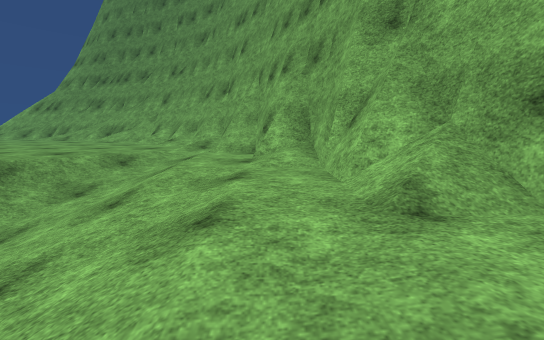
view 1 (above)

16 first-person views from a walk through a 3-D level made in the Unity game engine. The camera is 1.4 m above the floor, tilts 6° down and sees 90° across. The floor is counted in squares, 2 m on a side. Each view is taken from the middle of a square. On the plan, view 1 faces up. The plan holds only what a view shows up to about 9 squares ahead; the rest is blank. The place goes on beyond the plan. The player is left out. Surface patterns are stand-ins for the level's own textures.

view 2
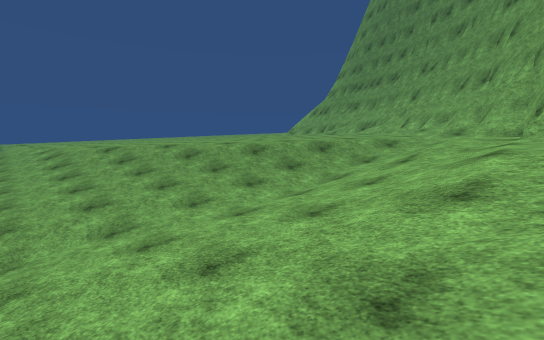

view 3
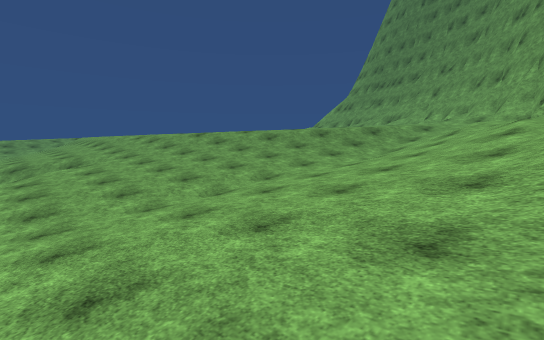

view 4
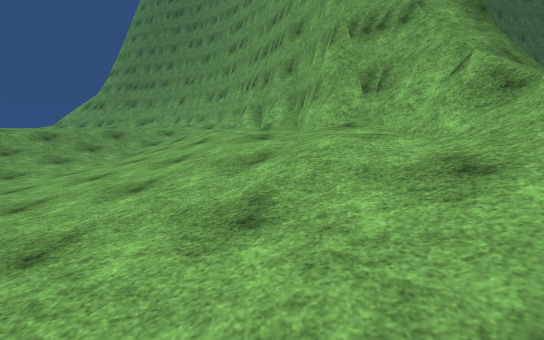

view 5
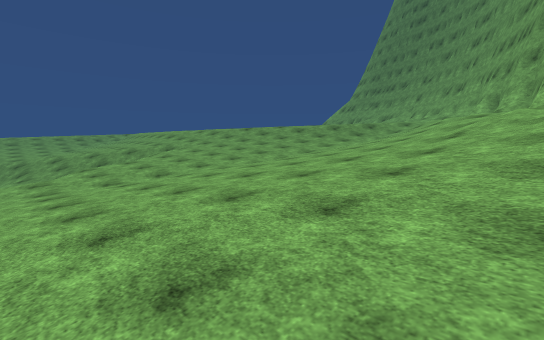

view 6
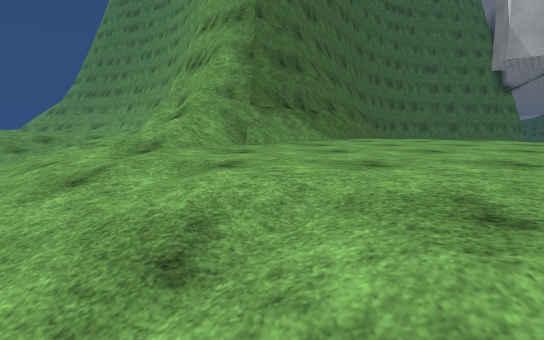

view 7
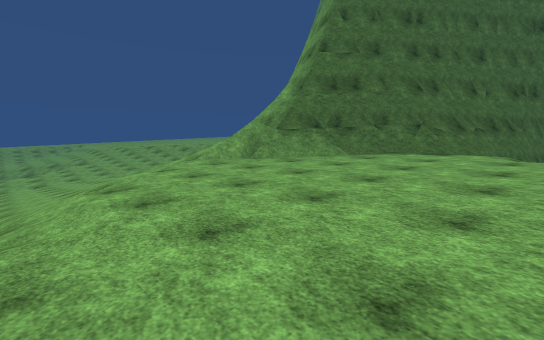

view 8
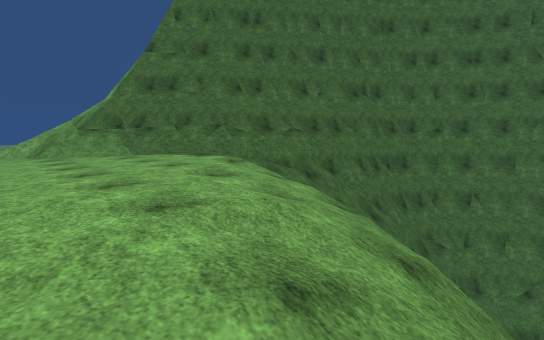

view 9
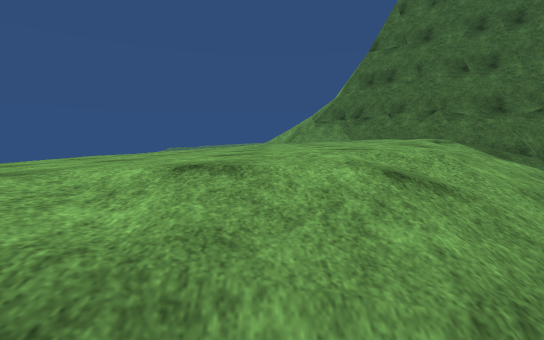

view 10
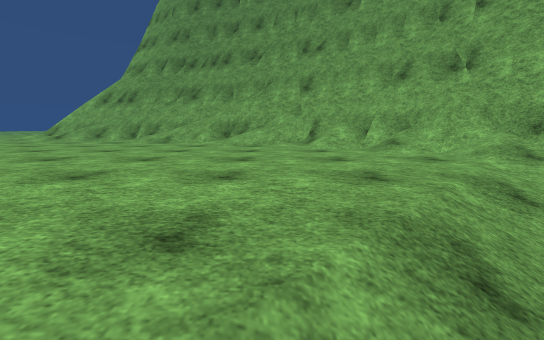

view 11
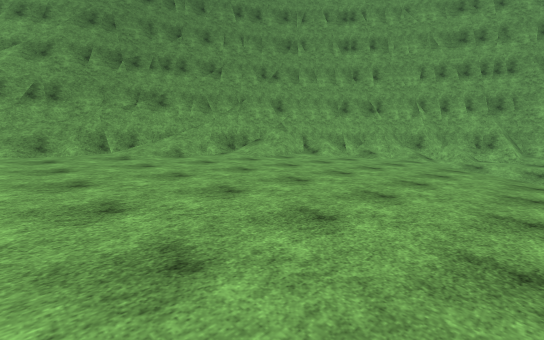

view 12
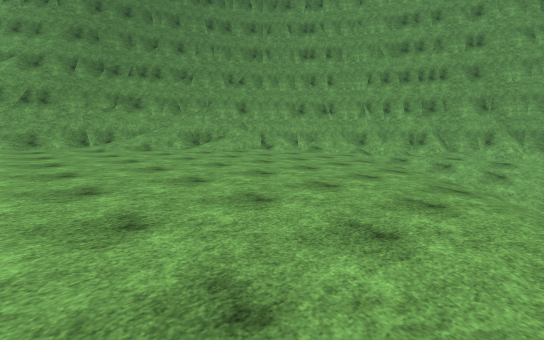

view 13
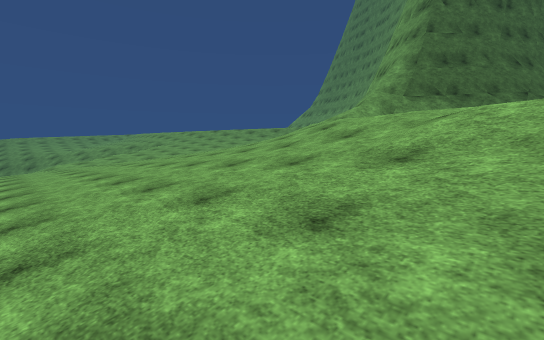

view 14
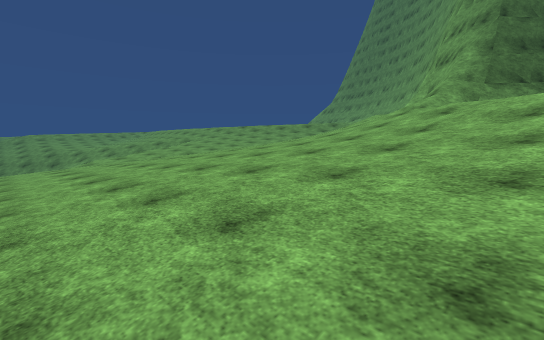

view 15
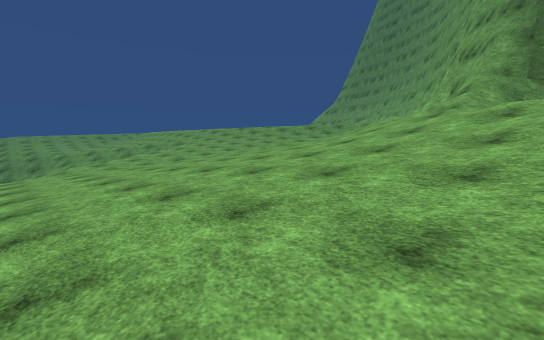

view 16
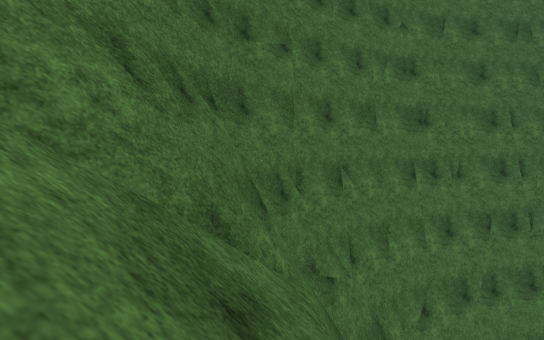

### Floor plan
Key: @ floor where view 1 was taken; # wall or solid block; . main floor; : floor 0.75 m higher than the main floor; + floor 1.5 m higher than the main floor; - floor 1.5 m lower than the main floor; _ floor 2.5 m lower than the main floor; < floor 3.25 m lower than the main floor; ( floor 4 m lower than the main floor; / step, stairs or slope; = window, fence, low wall or low ledge; v drop or lower ground.
Columns run from 11 left of view 1 to 19 right of it. Each row starts with its distance up from view 1.
 13 ###
 12 //#####
 11 +++//###                   vvvv
 10 +++++//###                vvvv
  9 +++++++/##             ###vvvv
  8 ++++++++/##           ##vvvvv
  7 +++++++++/##         ##vvv
  6 ::::::::::/#         #=v
  5 :::::::://:##       ##=v
  4 :::::::///:/#      ##=/
  3 ::::::////.:##    ##=//
  2 ::::///////:/#    ##//
  1  ..////-///..#   ##=/////
  0 ../////--//@.######...////
 -1 ////------//..####.....///
 -2 //--------///.=/=.......//
 -3 //----__---/////.........//
 -4 //---___---////.........../
 -5   /______---///..........
 -6    __<<___---////.......
 -7    <<<<<____--/////....
 -8    /<<<<<<___---////
 -9     <<<<<<<_____--//
-10      <<<<<<<<<______
-11       <<<<<<<<<<<<__
-12       (<<<<<<<<<<<

Positions as (right, up) in squares from view 1, and headings:
1: (0, 0), facing up
2: (0, -2), facing up-left
3: (0, -5), facing up-left
4: (1, -5), facing up
5: (2, -9), facing up-left
6: (5, -7), facing up
7: (10, -7), facing up-left
8: (14, -3), facing up-left
9: (15, -3), facing left
10: (-5, 3), facing up
11: (-11, 4), facing up-right
12: (-11, 2), facing up-right
13: (8, -11), facing up-left
14: (6, -12), facing up-left
15: (5, -11), facing up-left
16: (11, 3), facing up
